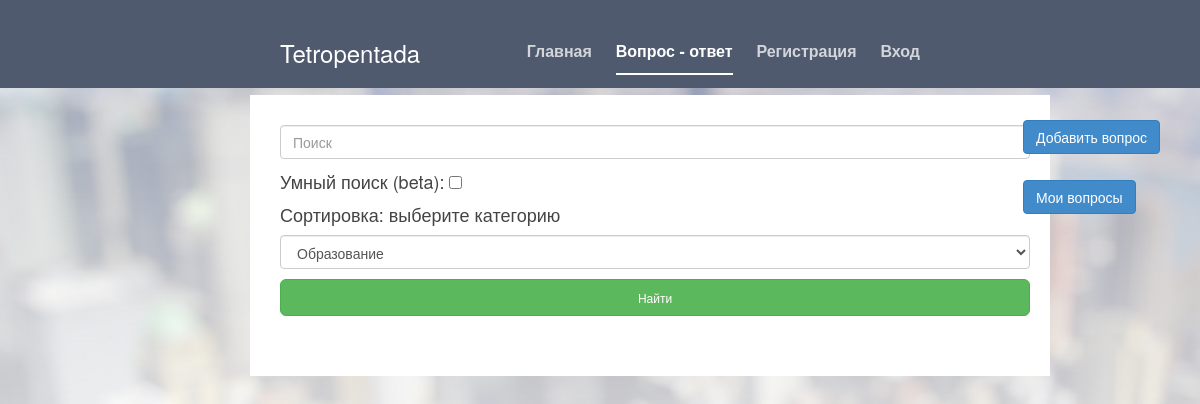
The app's page /index/0/Образование, older data.
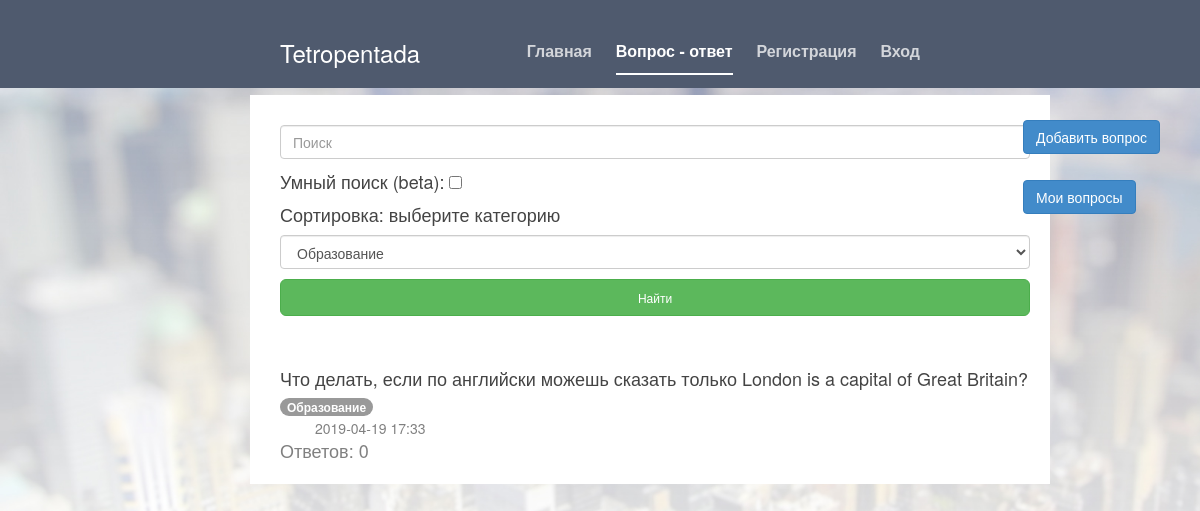
The same page, newer data.
### tetropentada.py (models this page shows, shortened)
class Question(db.Model):
    id = db.Column(db.Integer, primary_key=True)
    title = db.Column(db.String(80))
    content = db.Column(db.String(80))
    tag = db.Column(db.String(80))
    user_id = db.Column(db.Integer, db.ForeignKey('user.id'))
    date_time = db.Column(db.String(80))
    user = db.relationship('User', backref=db.backref('Questions', lazy=True))

### tetropentada.py (the view, shortened to what this page needs)
@app.route("/index/<int:my_quests>/<tag>", methods=['POST', 'GET'])
def index(my_quests, tag):
    form = SearchAndSort()
    if form.validate_on_submit():
        tag = form.sort.data
        if form.smart_search.data:
            sorted_questions = get_search_results(
                get_sorted_questions(form.sort.data), form.search.data, True)
        else:
            sorted_questions = get_search_results(
                get_sorted_questions(form.sort.data), form.search.data, False)
        form.search.data = ''
    elif tag != 'none':
        form.sort.data = tag
        sorted_questions = get_sorted_questions(form.sort.data)
    else:
        sorted_questions = Question.query.all().copy()
        tag = 'none'
    current_user = User.query.filter_by(id=session.get('user_id')).first()
    return render_template("index.html", title='Tetropentada', my_quests=False,
                           len=len, tag=tag,
                           questions=sorted_questions, form=form,
                           style=url_for('static', filename='cover.css'),
                           bootstrap=url_for('static',
                                             filename='bootstrap.min.css'),
                           icon=url_for('static', filename='images/icon.png'),
                           User=User, current_user=current_user)

### tetropentada.py
class SearchAndSort(FlaskForm):
    search = StringField()
    submit = SubmitField('Найти')
    sort = SelectField(choices=TAGS)
    smart_search = BooleanField()
    submit_for_sort = SubmitField('Отсортировать по категории')

### tetropentada.py (called while the page is built)
def get_sorted_questions(tag):
    questions = Question.query.all()
    if tag != 'Все вопросы':
        sorted_questions = []
        for quest in questions:
            if quest.tag == tag:
                sorted_questions.append(quest)
    else:
        sorted_questions = questions.copy()
    return sorted_questions

### templates/index.html (shortened to what this page needs)
{% extends "base.html" %}
{% block nav %}
<li><a href="/main">Главная</a></li>
<li class="active"><a href="/index/0/none">Вопрос - ответ</a></li>
{% if session.get('username') %}
    <li><a href="/profile/{{ session['user_id'] }}">{{ session.get('username') }}</a></li>
    <li><a href="/sign_out">Выход</a></li>
{% else %}
    <li><a href="/registration">Регистрация</a></li>
    <li><a href="/sign_in">Вход</a></li>
{% endif %}
{% endblock %}
{% block cover_container %}
<div class="container">
    <form role="form" method="post">
        {{ form.search(class_="form-control", placeholder="Поиск") }}
        <p>Умный поиск (beta): {{ form.smart_search }}</p>
        <h4>Сортировка: выберите категорию</h4>
        {{ form.sort(class_="form-control") }}
        {{ form.submit(class_="btn btn-lg btn-success btn-block") }}
    </form>
</div>
<div class="container">
    <div class="add-question-button">
        {% if current_user.pos != 3 %}
            <a class="btn btn-primary" href="/add_question" role="button">Добавить вопрос</a><br><br>
            {% if my_quests %}
                <a class="btn btn-primary" href="/index/0/{{ tag }}" role="button">Все вопросы</a>
            {% else %}
                <a class="btn btn-primary" href="/index/1/{{ tag }}" role="button">Мои вопросы</a>
            {% endif %}
        {% endif %}
    </div>
    {% for quest in questions %}
        <p>
            <div class="text-question">
                <a href="/single_question/{{ quest.id }}">{{ quest.title }}</a>
                {% if my_quests %}
                    <a href="/index/1/{{ quest.tag }}">
                        <span class="badge badge-primary">{{ quest.tag }}</span>
                    </a>
                {% else %}
                    <a href="/index/0/{{ quest.tag }}">
                        <span class="badge badge-primary">{{ quest.tag }}</span>
                    </a>
                {% endif %}
                <div class="time-question">{{ quest.date_time[:-10] }}</div>
            </div>
            <div class="count-answers">Ответов: {{ len(quest.Answers) }}</div>
    {% endfor %}
</div>
{% endblock %}

Row changes from the older to the newer data that the page shows:
added Question: title "Что делать, если по английски можешь сказать только London is a capital of Great Britain?", tag "Образование", date_time "2019-04-19 17:33", Answers "0"
